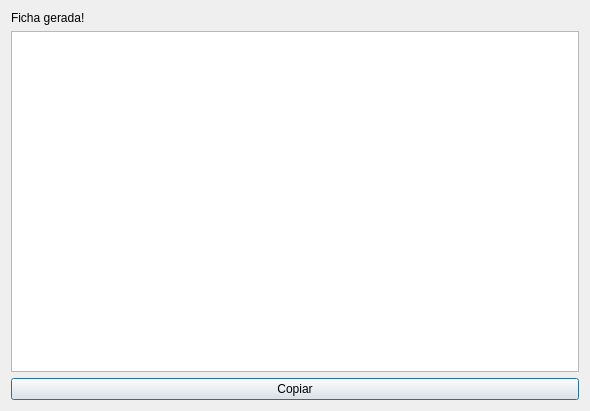
<?xml version="1.0" encoding="UTF-8"?>
<ui version="4.0">
 <class>janelatexto</class>
 <widget class="QDialog" name="janelatexto">
  <property name="geometry">
   <rect>
    <x>0</x>
    <y>0</y>
    <width>590</width>
    <height>411</height>
   </rect>
  </property>
  <property name="windowTitle">
   <string>Dialog</string>
  </property>
  <layout class="QGridLayout" name="gridLayout">
   <item row="0" column="0">
    <widget class="QLabel" name="label">
     <property name="text">
      <string>Ficha gerada!</string>
     </property>
    </widget>
   </item>
   <item row="3" column="0">
    <widget class="QPushButton" name="copiarBotao">
     <property name="text">
      <string>Copiar</string>
     </property>
    </widget>
   </item>
   <item row="1" column="0">
    <widget class="QTextEdit" name="textEdit"/>
   </item>
  </layout>
 </widget>
 <resources/>
 <connections/>
</ui>
